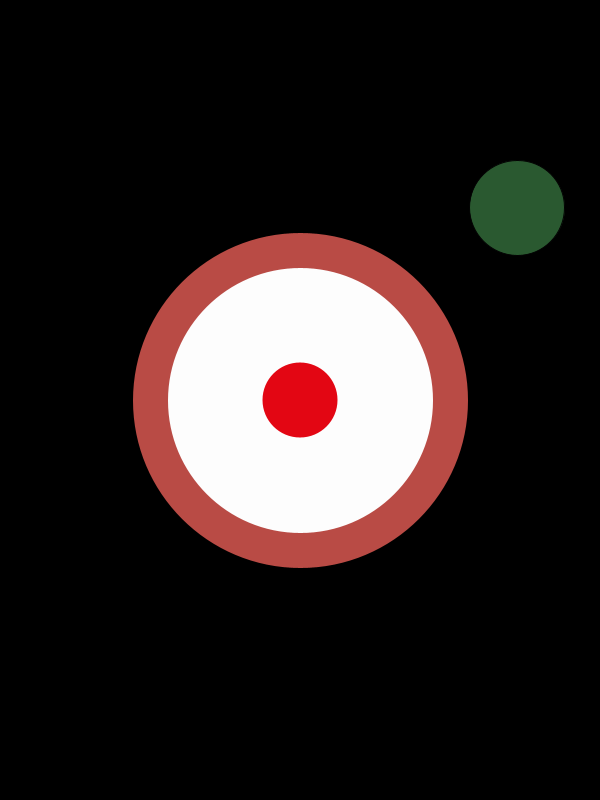
Frame 1 (no input)
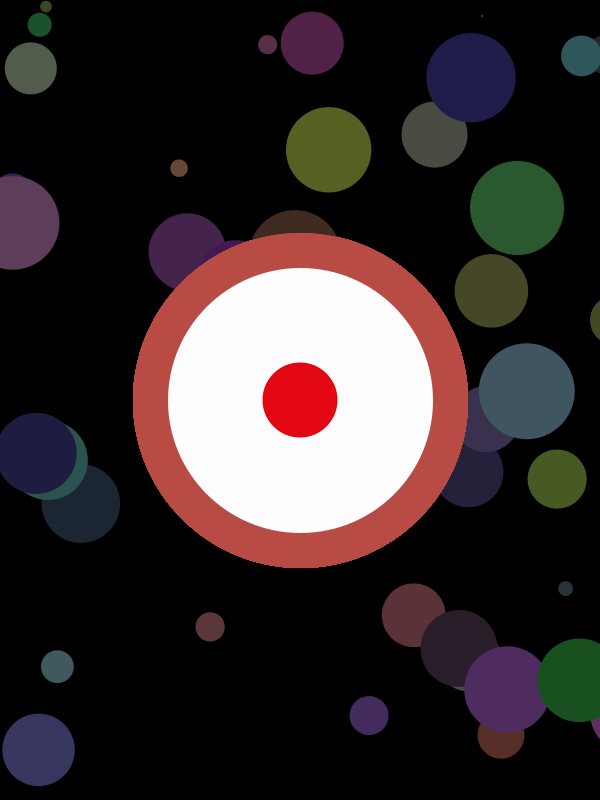
Frame 60 (the mouse pressed at the canvas centre just before this capture)
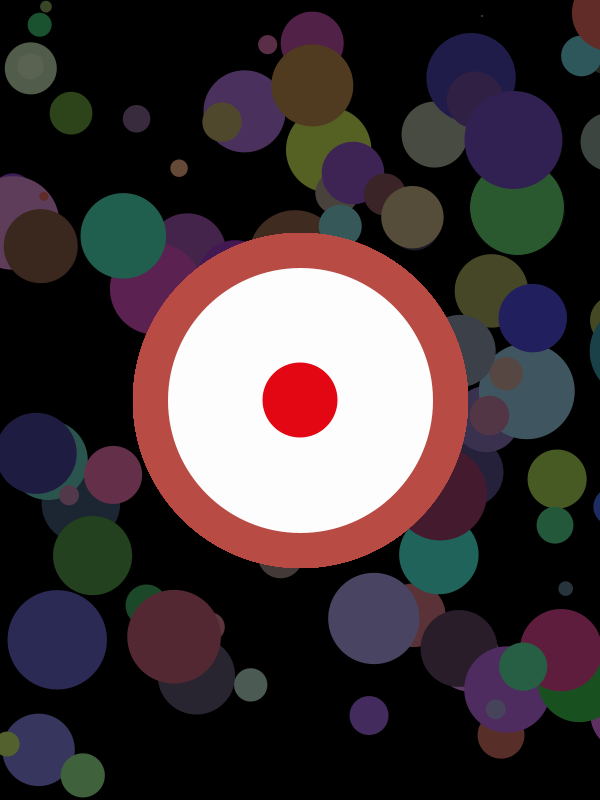
Frame 120 (the mouse held since frame 60 and released just before this capture)

The Processing sketch that drew these frames (run headless with seeded random() and noise(); from frame 60 on, the mouse is pressed at the canvas centre):

// Processing sketch: processing_58677
// ── processing_58677.pde

void setup(){

size(600,800); // tamanho da janela
background(0); // cor de fundo
smooth(); // suaviza o desenho
frameRate(11); // muda para 11 frames por segundo, em vez de 30 normais
stroke(2); // espessura da linha de contorno
  

}

void draw(){ 

// primeira layer, como fundo da imagem
 
 float posX1 = random(0,800); // posição variável de X dos círculos
 float posY1 = random(0,800); // posição variável de Y dos círculos
 float diam = random (0, 100); // diâmetro variável dos círculos
 float r = random (25,100); // cor variável de vermelhos
 float g = random (25,100); // cor variável de verdes
 float b = random (25,100); // cor variável de azuis
 
 fill(r, g, b); // cor de preenchimento dos círculos
 ellipse(posX1, posY1, diam, diam); // desenho dos círculos: posição X, posição Y, diâmetro, diâmetro
 
 
 stroke(185,75,69); // cor da espessura da linha
 strokeWeight(35); // espessura do stroke
 fill(253,253,253); // cor da 1ª ellipse
 ellipse(300,400,300,300); // caracteristicas da 1º ellipse
 noStroke(); // sem espessura
 fill(227,6,19); // cor da 2ª ellipse
 ellipse (300,400,75,75); // caracteristicas da 2ª ellipse


}
